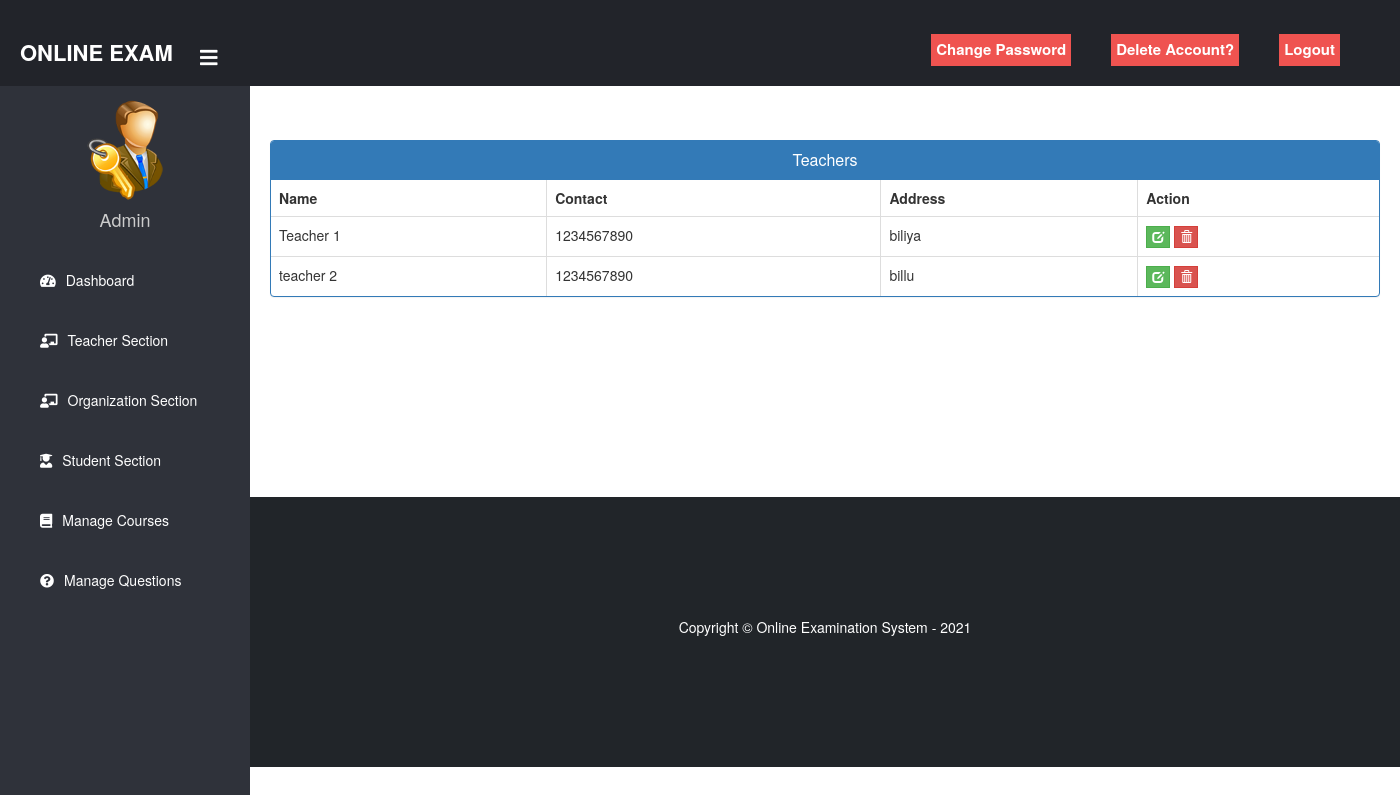
The app's page /admin-view-teacher (signed in) with its own data.
### teacher/models.py (models this page shows, shortened)
class Teacher(models.Model):
    user=models.OneToOneField(User,on_delete=models.CASCADE)
    address = models.CharField(max_length=40)
    mobile = models.CharField(max_length=20,null=False)
    status= models.BooleanField(default=False)
    salary=models.PositiveIntegerField(null=True)
    @property
    def get_name(self):
        return self.user.first_name+" "+self.user.last_name

### exam/views.py (the view)
# urls.py: path('admin-view-teacher', views.admin_view_teacher_view,name='admin-view-teacher'),
@login_required(login_url="adminlogin")
@user_passes_test(is_admin)
def admin_view_teacher_view(request):
    teachers = TMODEL.Teacher.objects.all().filter(status=True)
    return render(request, "exam/admin_view_teacher.html", {"teachers": teachers})

### exam/views.py (called while the page is built)
def is_admin(user):
    return user.is_superuser

### templates/exam/admin_view_teacher.html (shortened to what this page needs)
{% extends 'exam/adminbase.html' %}
{% block content %}
{%load static%}
<head>
  <link href="//netdna.bootstrapcdn.com/bootstrap/3.0.0/css/bootstrap.min.css" rel="stylesheet" id="bootstrap-css">
</head>
<br><br>
<div class="container">
  <div class="panel panel-primary">
    <div class="panel-heading">
      <h6 class="panel-title">Teachers</h6>
    </div>
    <table class="table table-hover table-bordered" id="dev-table">
      <thead>
        <tr>
          <th>Name</th>
          <th>Contact</th>
          <th>Address</th>
          <th>Action</th>
        </tr>
      </thead>
      {% for t in teachers %}
      <tr>
        <td> {{t.get_name}}</td>
        <td>{{t.mobile}}</td>
        <td>{{t.address}}</td>
        <td><a class="btn btn-success btn-xs" style="border-radius: 0%;" href="{% url 'update-teacher' t.id  %}"><span class="glyphicon glyphicon-edit"></span></a>
        <a class="btn btn-danger btn-xs" style="border-radius: 0%;" href="{% url 'delete-teacher' t.id  %}"><span class="glyphicon glyphicon-trash"></span></a></td>
      </tr>
      {% endfor %}
    </table>
  </div>
</div>
<br><br><br><br><br><br>
{% endblock content %}

### templates/exam/adminbase.html (style rules this page uses)
a:link { text-decoration: none; }
body { margin: 0; padding: 0; font-family: "Gill Sans", sans-serif;; }

### templates/exam/admin_view_teacher.html (style rules this page uses)
a:link { text-decoration: none; }
h6 { text-align: center; }

### templates/exam/footer.html (style rules this page uses)
body { min-height: 100vh; display: flex; flex-direction: column; }

### records on screen
Teacher: get_name "Teacher 1", mobile "1234567890", address "biliya"
Teacher: get_name "teacher 2", mobile "1234567890", address "billu"
